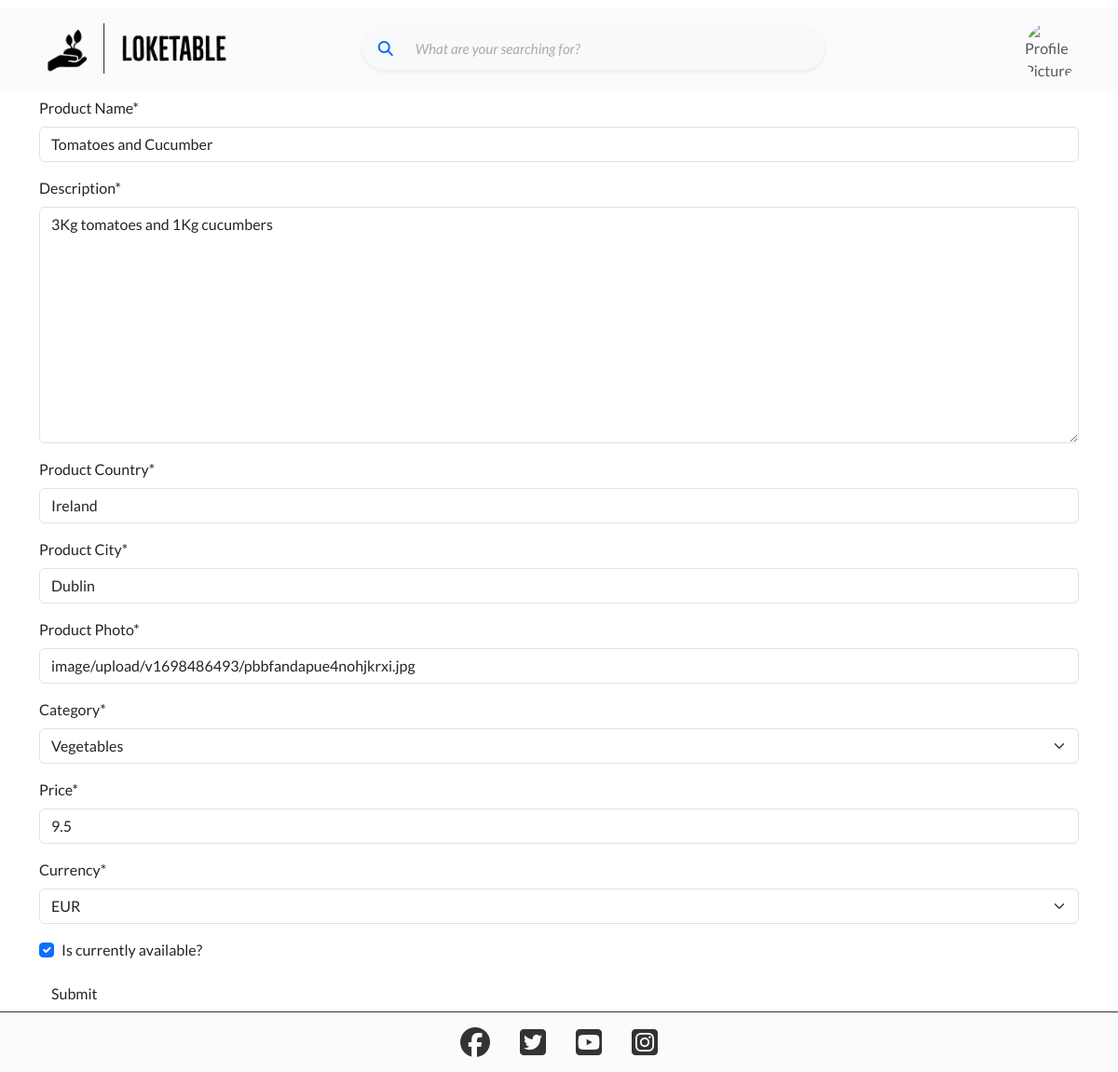
The app's page /products/edit/tomatoes-and-cucumber/16/ (signed in) with its own data.
### products/models.py (models this page shows, shortened)
class Product(models.Model):
    user = models.ForeignKey(
        User,
        on_delete=models.CASCADE,
        related_name="producer"
        )
    title = models.CharField(max_length=30, null=False, blank=False)
    description = models.TextField(max_length=1000, null=False, blank=False)
    country = models.CharField(max_length=30)
    city = models.CharField(max_length=30)
    created_date = models.DateTimeField(auto_now_add=True)
    updated_date = models.DateTimeField(auto_now=True)
    image = CloudinaryField('image', default='placeholder')
    category = models.CharField(
        max_length=50,
        choices=CATEGORIES,
        default="other"
        )
    price = models.FloatField()
    currency = models.CharField(
        max_length=10,
        choices=CURRENCIES,
        default="eur"
        )
    available = models.BooleanField()
    slug = models.SlugField(max_length=200)
    favorited_by = models.ManyToManyField(User, related_name='favorites')
    class Meta:
        ordering = ['-updated_date']

### products/views.py (the view, shortened to what this page needs)
class EditProduct(LoginRequiredMixin, UserPassesTestMixin, generic.UpdateView):
    template_name = 'products/add_product.html'
    form_class = ProductForm
    model = Product
    def test_func(self):
        return self.request.user == self.get_object().user

### products/forms.py
class ProductForm(forms.ModelForm):
    class Meta:
        model = Product
        fields = [
            'title',
            'description',
            'country',
            'city',
            'image',
            'category',
            'price',
            'currency',
            'available'
        ]
        labels = {
            'title': 'Product Name',
            'description': 'Description',
            'country': 'Product Country',
            'city': 'Product City',
            'image': 'Product Photo',
            'category': 'Category',
            'price': 'Price',
            'currency': 'Currency',
            'available': 'Is currently available?'
        }

### products/templates/products/add_product.html (shortened to what this page needs)
{% extends 'base.html' %}
{% block content %}
    <div class="container">
        <form method="POST" enctype="multipart/form-data">
            {{ form | crispy }}
            <input type="submit" value="Submit" class="btn">
        </form>
    </div>
{% endblock %}

### static/css/base.css (style rules this page uses)
:root { --title: 'Montserrat', sans-serif; --body: 'Lato', sans-serif; --jet: #343330; --drab-dark-brown: #45462A; --field-drab: #7E5920; --fulvous: #DC851F; --orange-peel: #FFA737; --cloud-white: rgb(255, 255, 255); --off-lavender: rgba(216,212,242,0.1); --box-shadow-small-lavender: 0px 0px 6px -1px rgb(216,212,242); }
html, body { height: 100%; }
body { display: flex; flex-direction: column; font-family: var(--body); }
.form-control::placeholder { font-size: 0.95rem; color: #aaa; font-style: italic; }

### records on screen
Product: title "Tomatoes and Cucumber", description "3Kg tomatoes and 1Kg cucumbers", country "Ireland", city "Dublin", image "image/upload/v1698486493/pbbfandapue4nohjkrxi.jpg", category "Vegetables", price "9.5", currency "EUR", available "☑"
